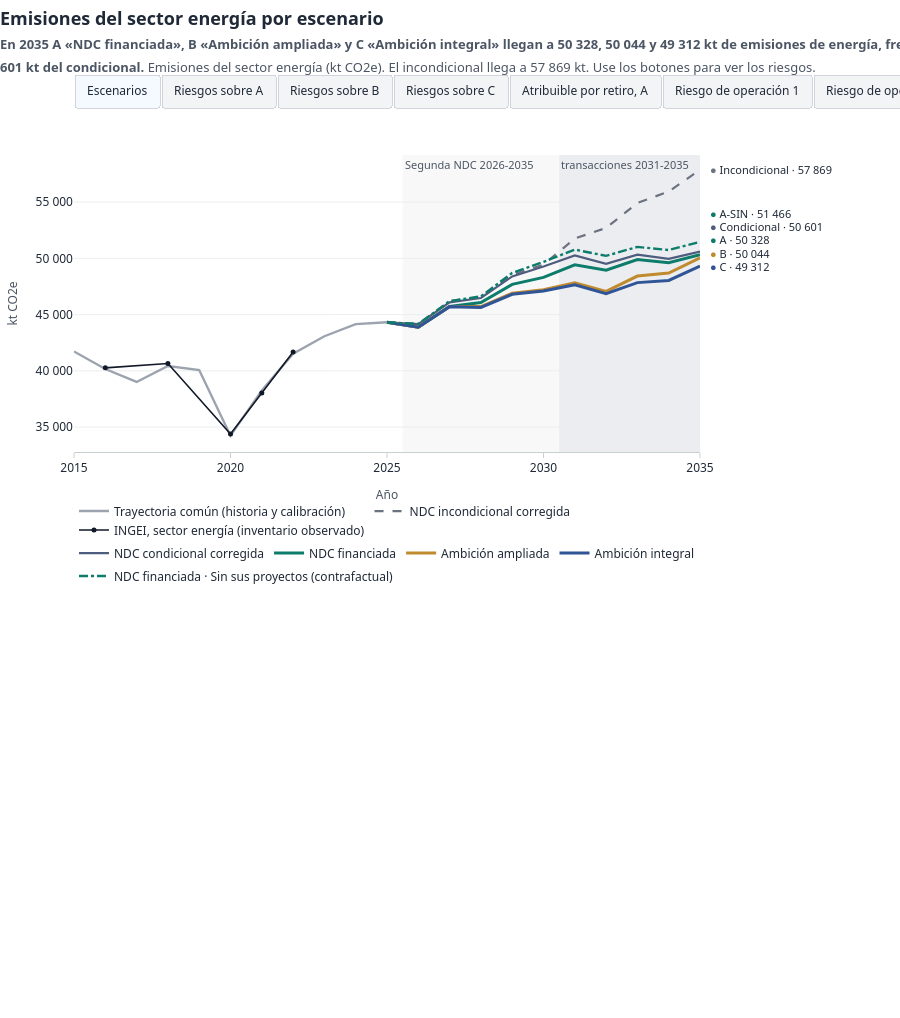

The code cell stored with this chart in its notebook:
### Code cell
ver('g03_energia_escenarios')
